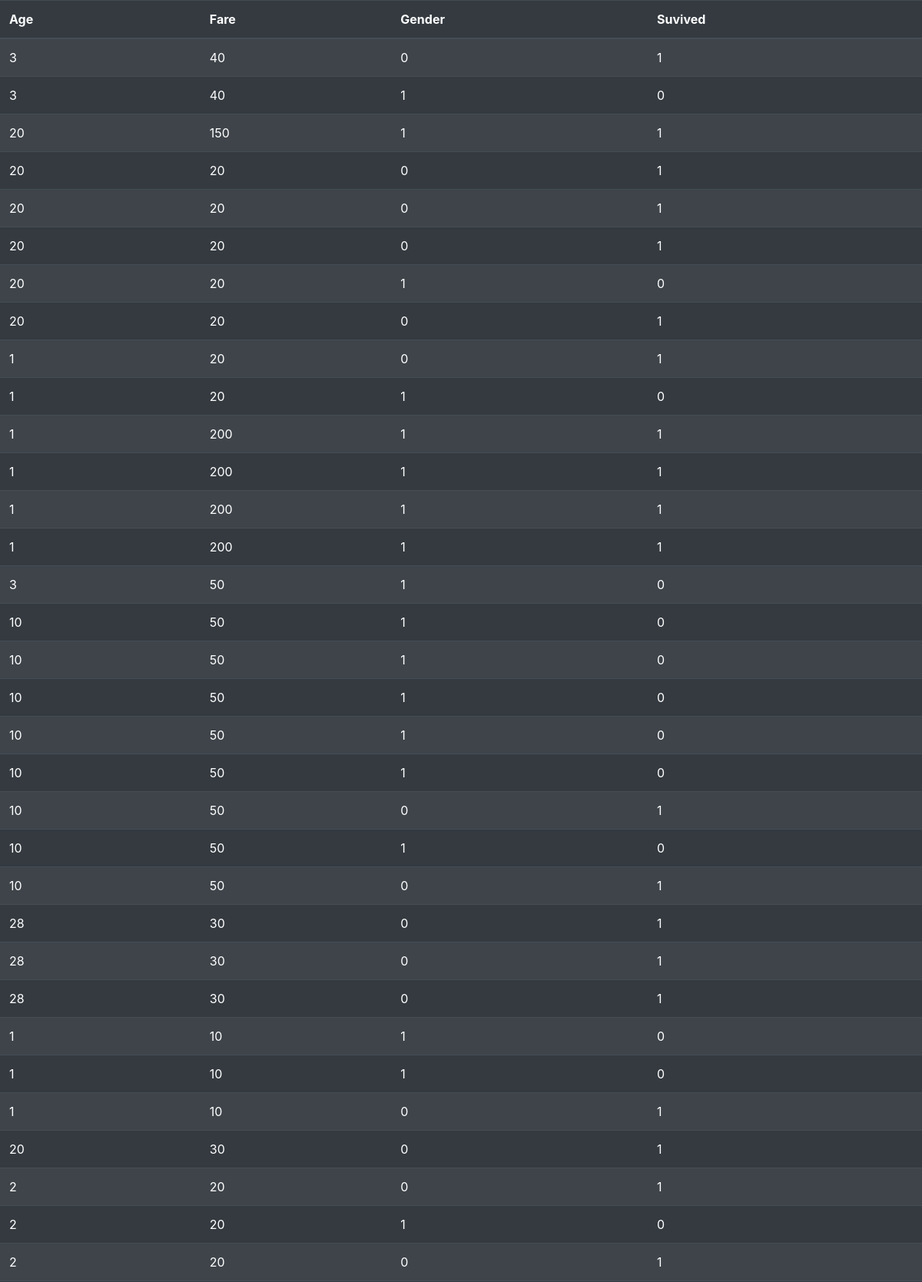
The page /history/ (upper part) on the database its author committed.
### app/models.py (models this page shows)
class Predictions(models.Model):
    age = models.CharField(max_length=3)
    fare = models.CharField(max_length=4)
    gender = models.CharField(max_length=7)
    pred = models.CharField(max_length=2)

### app/views.py (the view)
# urls.py: path('history/', views.history, name='history')
def history(request):
    hisdata = Predictions.objects.all()
    print(hisdata)
    return render(request, 'history.html', {"data": hisdata})

### app/templates/history.html (shortened to what this page needs)
<!DOCTYPE html>
<html lang="en" dir="ltr">
  <head>
    {% load static %}
    <link rel="stylesheet" href="https://cdn.jsdelivr.net/npm/bootstrap@4.3.1/dist/css/bootstrap.min.css">
  </head>
  <body>
    <table class="table table-dark table-striped ">
      <thead>
        <tr>
          <th scope="col">Age</th>
          <th scope="col">Fare</th>
          <th scope="col">Gender</th>
          <th scope="col">Suvived</th>
        </tr>
      </thead>
      <tbody>
        {% for i in data %}
        <tr scope="row">
          <td>{{ i.age }}</td>
          <td>{{ i.fare }}</td>
          <td id='gender'>{{ i.gender }}</td>
          <td>{{ i.pred }}</td>
        </tr>
        {% endfor %}
      </tbody>
    </table>
  </body>
</html>

### rows shown on the page
Predictions: age "3", fare "40", gender "0", pred "1"
Predictions: age "3", fare "40", gender "1", pred "0"
Predictions: age "20", fare "150", gender "1", pred "1"
Predictions: age "20", fare "20", gender "0", pred "1"
Predictions: age "20", fare "20", gender "0", pred "1"
Predictions: age "20", fare "20", gender "0", pred "1"
Predictions: age "20", fare "20", gender "1", pred "0"
Predictions: age "20", fare "20", gender "0", pred "1"
Predictions: age "1", fare "20", gender "0", pred "1"
Predictions: age "1", fare "20", gender "1", pred "0"
Predictions: age "1", fare "200", gender "1", pred "1"
Predictions: age "1", fare "200", gender "1", pred "1"
Predictions: age "1", fare "200", gender "1", pred "1"
Predictions: age "1", fare "200", gender "1", pred "1"
Predictions: age "3", fare "50", gender "1", pred "0"
Predictions: age "10", fare "50", gender "1", pred "0"
Predictions: age "10", fare "50", gender "1", pred "0"
Predictions: age "10", fare "50", gender "1", pred "0"
Predictions: age "10", fare "50", gender "1", pred "0"
Predictions: age "10", fare "50", gender "1", pred "0"
Predictions: age "10", fare "50", gender "0", pred "1"
Predictions: age "10", fare "50", gender "1", pred "0"
Predictions: age "10", fare "50", gender "0", pred "1"
Predictions: age "28", fare "30", gender "0", pred "1"
Predictions: age "28", fare "30", gender "0", pred "1"
Predictions: age "28", fare "30", gender "0", pred "1"
Predictions: age "1", fare "10", gender "1", pred "0"
Predictions: age "1", fare "10", gender "1", pred "0"
Predictions: age "1", fare "10", gender "0", pred "1"
Predictions: age "20", fare "30", gender "0", pred "1"
Predictions: age "2", fare "20", gender "0", pred "1"
Predictions: age "2", fare "20", gender "1", pred "0"
Predictions: age "2", fare "20", gender "0", pred "1"
